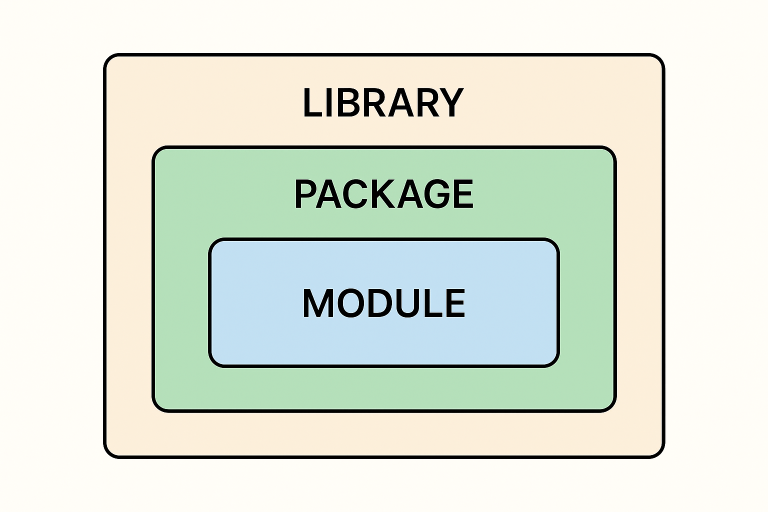
#> input picture Photos/Levels.png, 1536 x 1024 px, found by its file name (shown at 1/2 size)
$ jupyter execute NumPy_With_Image.ipynb
#> lines starting #> are read from the running program, lines starting #| are printed output that depends on the picture
[cell 1]
#NumPy (Numerical Python) is a library for handling arrays, matrices, and performing high-performance numerical computations.
# It’s way faster than using plain Python lists for numbers because it’s written in C under the hood.
import numpy as np

# skimage (or scikit-image) is a Python library built on top of NumPy and SciPy, specifically for image processing and computer vision
from skimage import io

# creating static, animated, and interactive visualizations
from matplotlib import pyplot as plt

[cell 2]
photo = io.imread("./Photos/Levels.png")
#> photo is the input picture: shape (1024, 1536, 3); mean R, G, B 221, 227.8, 215.5
plt.imshow(photo)

[cell 3]
flipped = photo[:, ::-1] # flip horizontally np.flip(photo, axis=1)
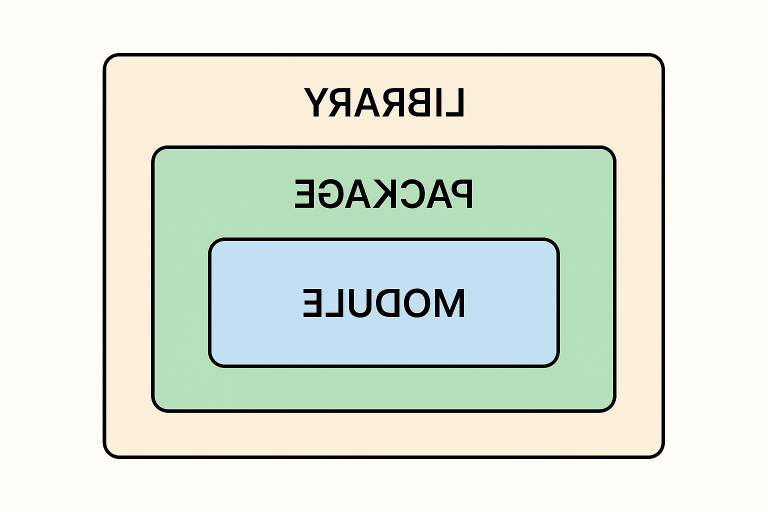
#> flipped: shape (1024, 1536, 3) (shown at 1/2 size); mean R, G, B 221, 227.8, 215.5
plt.imshow(flipped)

[cell 4]
photo_masked = np.where(photo>100, 255, photo)
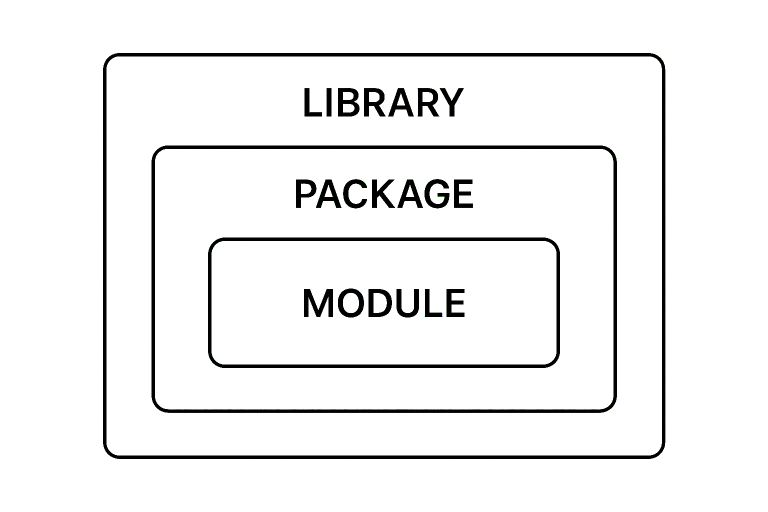
#> photo_masked: shape (1024, 1536, 3) (shown at 1/2 size); mean R, G, B 241.5, 241.5, 241.5
plt.imshow(photo_masked)

[cell 5]
plt.imshow(photo[470:740,411:1122])
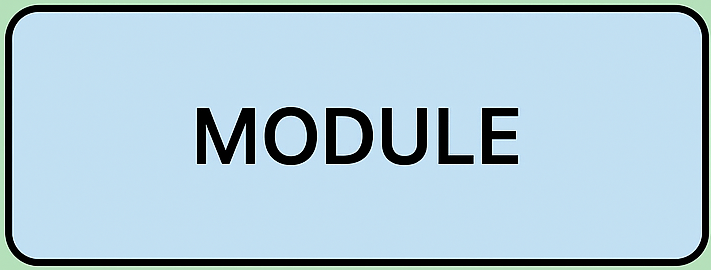
#> shown: shape (270, 711, 3); mean R, G, B 173.2, 200.2, 213.8
